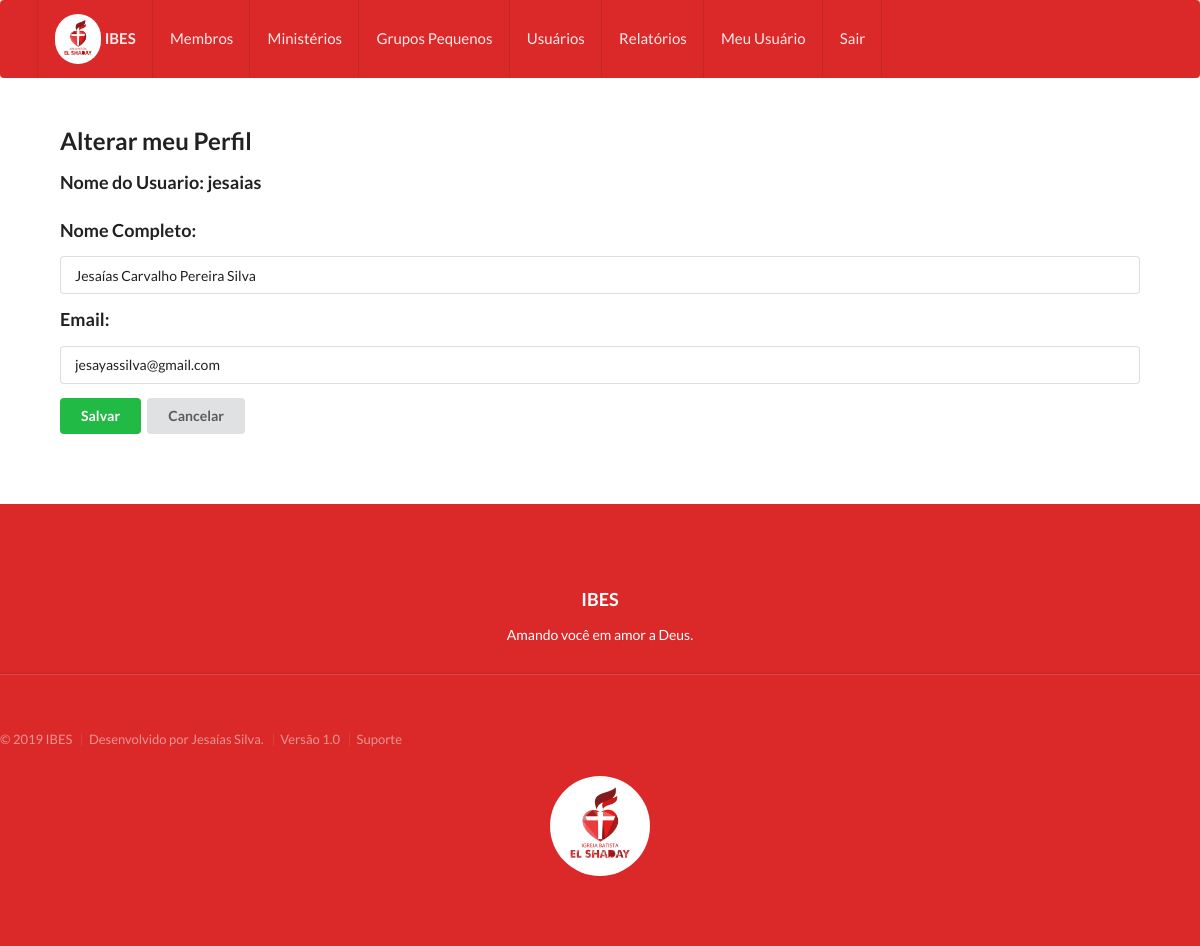
/meu_perfil/update/ (signed in), run on the app's committed database.
### secretariaapp/models.py (models this page shows, shortened)
class Perfil(models.Model):
    user = models.OneToOneField(User, on_delete=models.CASCADE)
    nome_completo = models.CharField(max_length=100, blank=True,null=True)
    email = models.EmailField(max_length=254,blank=True,null=True)
    gerenciar_Membros = models.BooleanField(default = False)
    gerenciar_Grupos_Pequenos = models.BooleanField(default = False)
    gerenciar_Ministerios = models.BooleanField(default = False)
    gerenciar_Relatorios = models.BooleanField(default = False)
    gerenciar_Usuarios = models.BooleanField(default = False)

### secretariaapp/views.py (the view, shortened to what this page needs)
# urls.py: url(r'^meu_perfil/update/$',login_required(meuPerfilUpdate),name='meu_perfilUpdate'),
def meuPerfilUpdate(request):
    erro = ''
    perfil =request.user.perfil
    if perfil.nome_completo is None:
         perfil.nome_completo = ''
         perfil.save()
    if perfil.email is None:
         perfil.email = ''
         perfil.save()
    return render(request,'update_meu_perfil.html',{'perfil':perfil,'erro':erro})

### secretariaapp/templates/update_meu_perfil.html (shortened to what this page needs)
{% include 'cabecalho.html' %}
<div class="corpo_app" >
<h2>Alterar meu Perfil</h2>
<form class="ui form" action="" method="post">{% csrf_token %}
<div class=" field">
  <h3 >Nome do Usuario: {{perfil.user.username}}</h3>
</div>
<div class=" field">
<h3 >Nome Completo: </h3>
<input type="text" name="nome_completo" value="{{perfil.nome_completo}}" maxlength="100" id="id_nome_completo" />
</div>
<div class=" field">
<h3>Email: </h3>
<input type="email" name="email" value="{{perfil.email}}" maxlength="254" id="id_email" />
</div>
<input type="submit" value="Salvar" class="ui button positive" />
<a href="javascript:window.history.go(-1)" class="ui button" >Cancelar</a>
</form>
</div>
{% include 'rodape.html' %}

### secretariaapp/templates/css.html (style rules this page uses)
.corpo_app { margin-top: 4%; margin-left: 5%; margin-bottom: 5%; margin-right: 5%; font-size: 15px; text-align: justify; }

### data on the page
Perfil: user.username "jesaias", nome_completo "Jesaías Carvalho Pereira Silva", email "jesayassilva@gmail.com"
